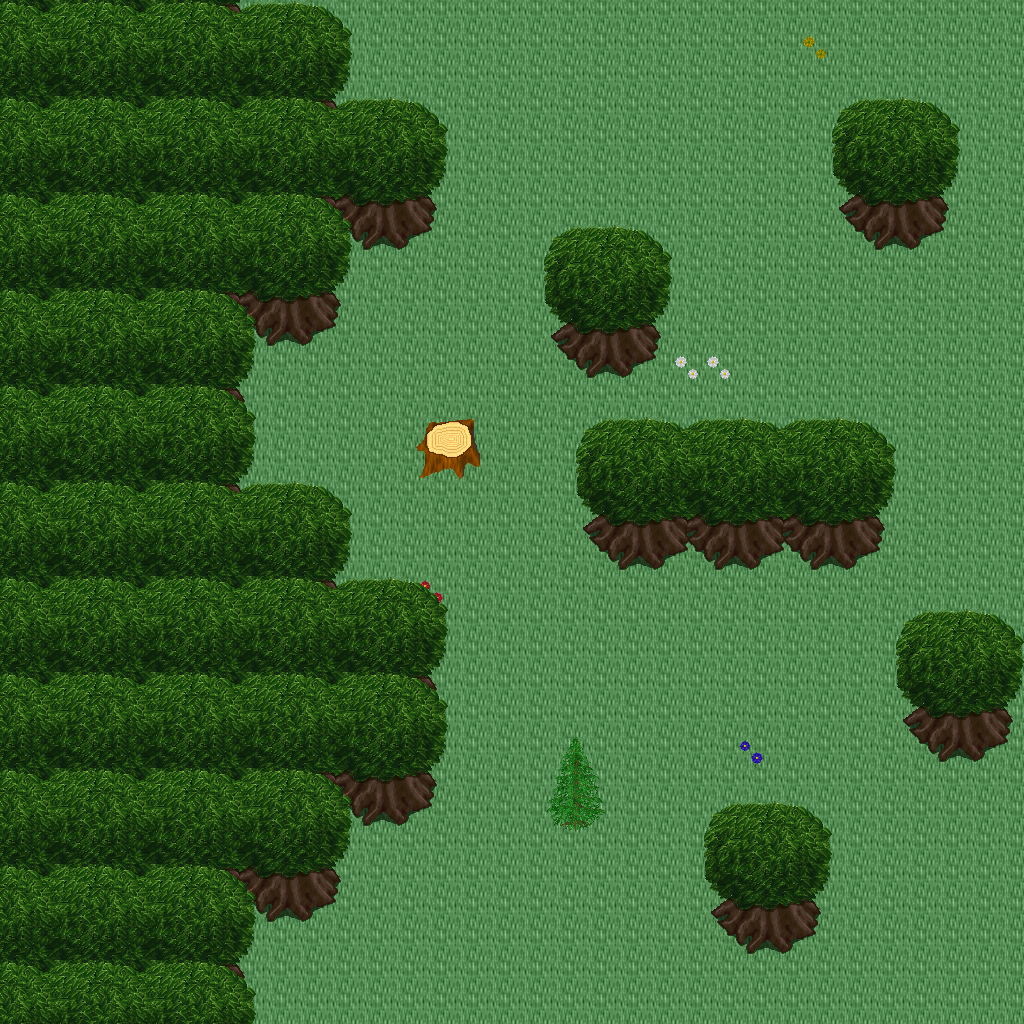

Tiled map render using the project's own tile images. Description and the map definition, with tile-layer contents summarised, below:
An orthogonal 32x32 tile map with 32x32 px tiles, 5 tile layers (Ground, Objects, Objects2, Above, ...), 1 hidden layer not drawn, 42 tilesets.

<map version="1.10" tiledversion="1.11.0" orientation="orthogonal" renderorder="right-down" width="32" height="32" tilewidth="32" tileheight="32" infinite="0" nextlayerid="11" nextobjectid="1">
 <tileset firstgid="1" name="logic_collision" tilewidth="32" tileheight="32" tilecount="1" columns="1">
  <image source="../drawable/logic_collision.png" width="32" height="32" />
 </tileset>
 <tileset firstgid="2" name="building_decoration_orbpedestal" tilewidth="32" tileheight="32" tilecount="2" columns="1">
  <image source="../drawable/building_decoration_orbpedestal.png" width="32" height="64" />
 </tileset>
 <tileset firstgid="4" name="building_decoration_block" tilewidth="32" tileheight="32" tilecount="2" columns="2">
  <image source="../drawable/building_decoration_block.png" width="64" height="32" />
 </tileset>
 <tileset firstgid="6" name="building_decoration_chimney" tilewidth="32" tileheight="32" tilecount="2" columns="1">
  <image source="../drawable/building_decoration_chimney.png" width="32" height="64" />
 </tileset>
 <tileset firstgid="8" name="building_fence_fence_chunky" tilewidth="32" tileheight="32" tilecount="21" columns="3">
  <image source="../drawable/building_fence_fence_chunky.png" width="96" height="224" />
 </tileset>
 <tileset firstgid="29" name="ground_cobbled_paving" tilewidth="32" tileheight="32" tilecount="1" columns="1">
  <image source="../drawable/ground_cobbled_paving.png" width="32" height="32" />
 </tileset>
 <tileset firstgid="30" name="ground_gravel" tilewidth="32" tileheight="32" tilecount="1" columns="1">
  <image source="../drawable/ground_gravel.png" width="32" height="32" />
 </tileset>
 <tileset firstgid="31" name="ground_stone_floors" tilewidth="32" tileheight="32" tilecount="6" columns="3">
  <image source="../drawable/ground_stone_floors.png" width="96" height="64" />
 </tileset>
 <tileset firstgid="37" name="ground_ground" tilewidth="32" tileheight="32" tilecount="33" columns="3">
  <image source="../drawable/ground_ground.png" width="96" height="352" />
 </tileset>
 <tileset firstgid="70" name="plant_bush_hedge" tilewidth="32" tileheight="32" tilecount="35" columns="5">
  <image source="../drawable/plant_bush_hedge.png" width="160" height="224" />
 </tileset>
 <tileset firstgid="105" name="plant_bush_various_small" tilewidth="32" tileheight="32" tilecount="9" columns="3">
  <image source="../drawable/plant_bush_various_small.png" width="96" height="96" />
 </tileset>
 <tileset firstgid="114" name="plant_flower_daisy_blue" tilewidth="32" tileheight="32" tilecount="8" columns="2">
  <image source="../drawable/plant_flower_daisy_blue.png" width="64" height="128" />
 </tileset>
 <tileset firstgid="122" name="plant_flower_daisy_red" tilewidth="32" tileheight="32" tilecount="8" columns="2">
  <image source="../drawable/plant_flower_daisy_red.png" width="64" height="128" />
 </tileset>
 <tileset firstgid="130" name="plant_flower_daisy_white" tilewidth="32" tileheight="32" tilecount="8" columns="2">
  <image source="../drawable/plant_flower_daisy_white.png" width="64" height="128" />
 </tileset>
 <tileset firstgid="138" name="plant_flower_daisy_yellow" tilewidth="32" tileheight="32" tilecount="8" columns="2">
  <image source="../drawable/plant_flower_daisy_yellow.png" width="64" height="128" />
 </tileset>
 <tileset firstgid="146" name="plant_vine_plait" tilewidth="32" tileheight="32" tilecount="9" columns="3">
  <image source="../drawable/plant_vine_plait.png" width="96" height="96" />
 </tileset>
 <tileset firstgid="155" name="furniture_light_iron_lamp" tilewidth="32" tileheight="32" tilecount="3" columns="1">
  <image source="../drawable/furniture_light_iron_lamp.png" width="32" height="96" />
 </tileset>
 <tileset firstgid="158" name="furniture_light_flames" tilewidth="32" tileheight="32" tilecount="6" columns="6">
  <image source="../drawable/furniture_light_flames.png" width="192" height="32" />
 </tileset>
 <tileset firstgid="164" name="ground_grass_corners" tilewidth="32" tileheight="32" tilecount="24" columns="6">
  <image source="../drawable/ground_grass_corners.png" width="192" height="128" />
 </tileset>
 <tileset firstgid="188" name="ground_grass_edges" tilewidth="32" tileheight="32" tilecount="36" columns="12">
  <image source="../drawable/ground_grass_edges.png" width="384" height="96" />
 </tileset>
 <tileset firstgid="224" name="plant_tree_tree_golden_large" tilewidth="32" tileheight="32" tilecount="24" columns="4">
  <image source="../drawable/plant_tree_tree_golden_large.png" width="128" height="192" />
 </tileset>
 <tileset firstgid="248" name="ground_water_dungeon_water" tilewidth="32" tileheight="32" tilecount="30" columns="3">
  <image source="../drawable/ground_water_dungeon_water.png" width="96" height="320" />
 </tileset>
 <tileset firstgid="278" name="plant_indoor_pot_plant_1" tilewidth="32" tileheight="32" tilecount="12" columns="6">
  <image source="../drawable/plant_indoor_pot_plant_1.png" width="192" height="64" />
 </tileset>
 <tileset firstgid="290" name="logic_creature_human_imperial" tilewidth="32" tileheight="32" tilecount="16" columns="8">
  <image source="../drawable/logic_creature_human_imperial.png" width="256" height="64" />
 </tileset>
 <tileset firstgid="306" name="item_statue_metal_and_stone" tilewidth="32" tileheight="32" tilecount="6" columns="3">
  <image source="../drawable/item_statue_metal_and_stone.png" width="96" height="64" />
 </tileset>
 <tileset firstgid="312" name="item_statue_grey_stone" tilewidth="32" tileheight="32" tilecount="4" columns="2">
  <image source="../drawable/item_statue_grey_stone.png" width="64" height="64" />
 </tileset>
 <tileset firstgid="316" name="building_castle" tilewidth="32" tileheight="32" tilecount="320" columns="20">
  <image source="../drawable/building_castle.png" width="640" height="512" />
 </tileset>
 <tileset firstgid="636" name="building_church" tilewidth="32" tileheight="32" tilecount="56" columns="8">
  <image source="../drawable/building_church.png" width="256" height="224" />
 </tileset>
 <tileset firstgid="692" name="item_pot_pot_golden" tilewidth="32" tileheight="32" tilecount="4" columns="4">
  <image source="../drawable/item_pot_pot_golden.png" width="128" height="32" />
 </tileset>
 <tileset firstgid="696" name="furniture_table_bench" tilewidth="32" tileheight="32" tilecount="3" columns="3">
  <image source="../drawable/furniture_table_bench.png" width="96" height="32" />
 </tileset>
 <tileset firstgid="699" name="item_statue_green_stone" tilewidth="32" tileheight="32" tilecount="12" columns="4">
  <image source="../drawable/item_statue_green_stone.png" width="128" height="96" />
 </tileset>
 <tileset firstgid="711" name="item_statue_green_stone_2" tilewidth="32" tileheight="32" tilecount="6" columns="2">
  <image source="../drawable/item_statue_green_stone_2.png" width="64" height="96" />
 </tileset>
 <tileset firstgid="717" name="plant_bush_hosta" tilewidth="32" tileheight="32" tilecount="9" columns="3">
  <image source="../drawable/plant_bush_hosta.png" width="96" height="96" />
 </tileset>
 <tileset firstgid="726" name="plant_tree_tree_green" tilewidth="32" tileheight="32" tilecount="88" columns="8">
  <image source="../drawable/plant_tree_tree_green.png" width="256" height="352" />
 </tileset>
 <tileset firstgid="814" name="item_banners_flag" tilewidth="32" tileheight="32" tilecount="12" columns="3">
  <image source="../drawable/item_banners_flag.png" width="96" height="128" />
 </tileset>
 <tileset firstgid="826" name="furniture_table_long_front_on" tilewidth="32" tileheight="32" tilecount="3" columns="1">
  <image source="../drawable/furniture_table_long_front_on.png" width="32" height="96" />
 </tileset>
 <tileset firstgid="829" name="item_flagpole" tilewidth="32" tileheight="32" tilecount="3" columns="1">
  <image source="../drawable/item_flagpole.png" width="32" height="96" />
 </tileset>
 <tileset firstgid="832" name="logic_portal" tilewidth="32" tileheight="32" tilecount="24" columns="8">
  <image source="../drawable/logic_portal.png" width="256" height="96" />
 </tileset>
 <tileset firstgid="856" name="logic_creature_animal" tilewidth="32" tileheight="32" tilecount="32" columns="8">
  <image source="../drawable/logic_creature_animal.png" width="256" height="128" />
 </tileset>
 <tileset firstgid="888" name="plant_tree_spruce" tilewidth="32" tileheight="32" tilecount="6" columns="2">
  <image source="../drawable/plant_tree_spruce.png" width="64" height="96" />
 </tileset>
 <tileset firstgid="894" name="light_light_5x5" tilewidth="32" tileheight="32" tilecount="25" columns="5">
  <image source="../drawable/light_light_5x5.png" width="160" height="160" />
 </tileset>
 <tileset firstgid="919" name="plant_stump_stump_brown" tilewidth="32" tileheight="32" tilecount="4" columns="2">
  <image source="../drawable/plant_stump_stump_brown.png" width="64" height="64" />
 </tileset>
 <layer id="1" name="Ground" width="32" height="32">
  <data>[1024 cells, 1024 non-empty, 1 distinct tile ids]</data>
 </layer>
 <layer id="2" name="Objects" width="32" height="32">
  <data>[1024 cells, 131 non-empty, 24 distinct tile ids]</data>
 </layer>
 <layer id="3" name="Objects2" width="32" height="32">
  <data>[1024 cells, 0 non-empty, 0 distinct tile ids]</data>
 </layer>
 <layer id="4" name="Above" width="32" height="32">
  <data>[1024 cells, 428 non-empty, 26 distinct tile ids]</data>
 </layer>
 <layer id="5" name="Above2" width="32" height="32">
  <data>[1024 cells, 0 non-empty, 0 distinct tile ids]</data>
 </layer>
 <layer id="6" name="Walkable" width="32" height="32" visible="0">
  <data>[1024 cells, 387 non-empty, 1 distinct tile ids]</data>
 </layer>
 <objectgroup id="7" name="Mapevents" />
 <objectgroup id="8" name="Spawn" />
 <objectgroup id="9" name="Keys" />
 <objectgroup id="10" name="Replace" />
</map>
